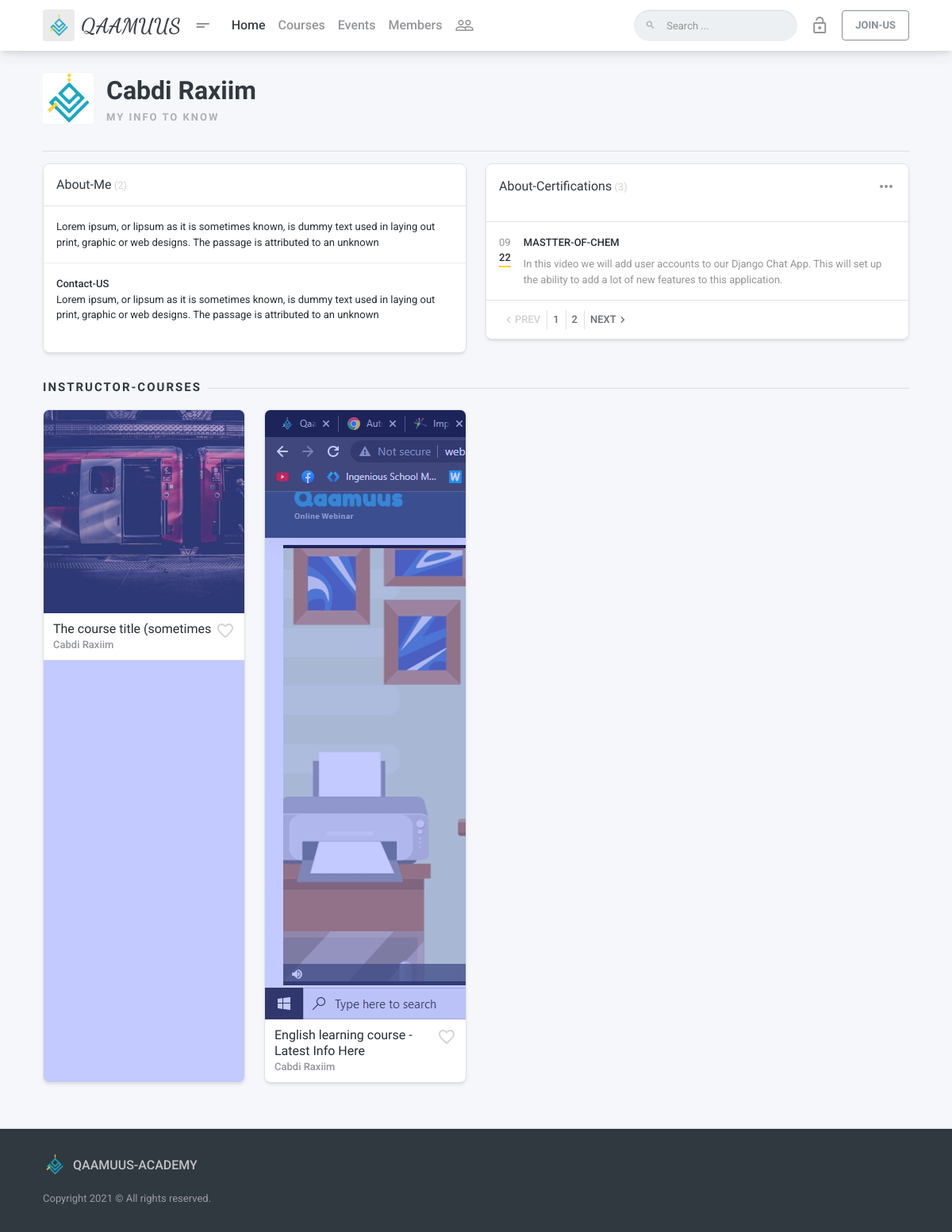
The app's page /instructor-info/1/Instructor/, older data.
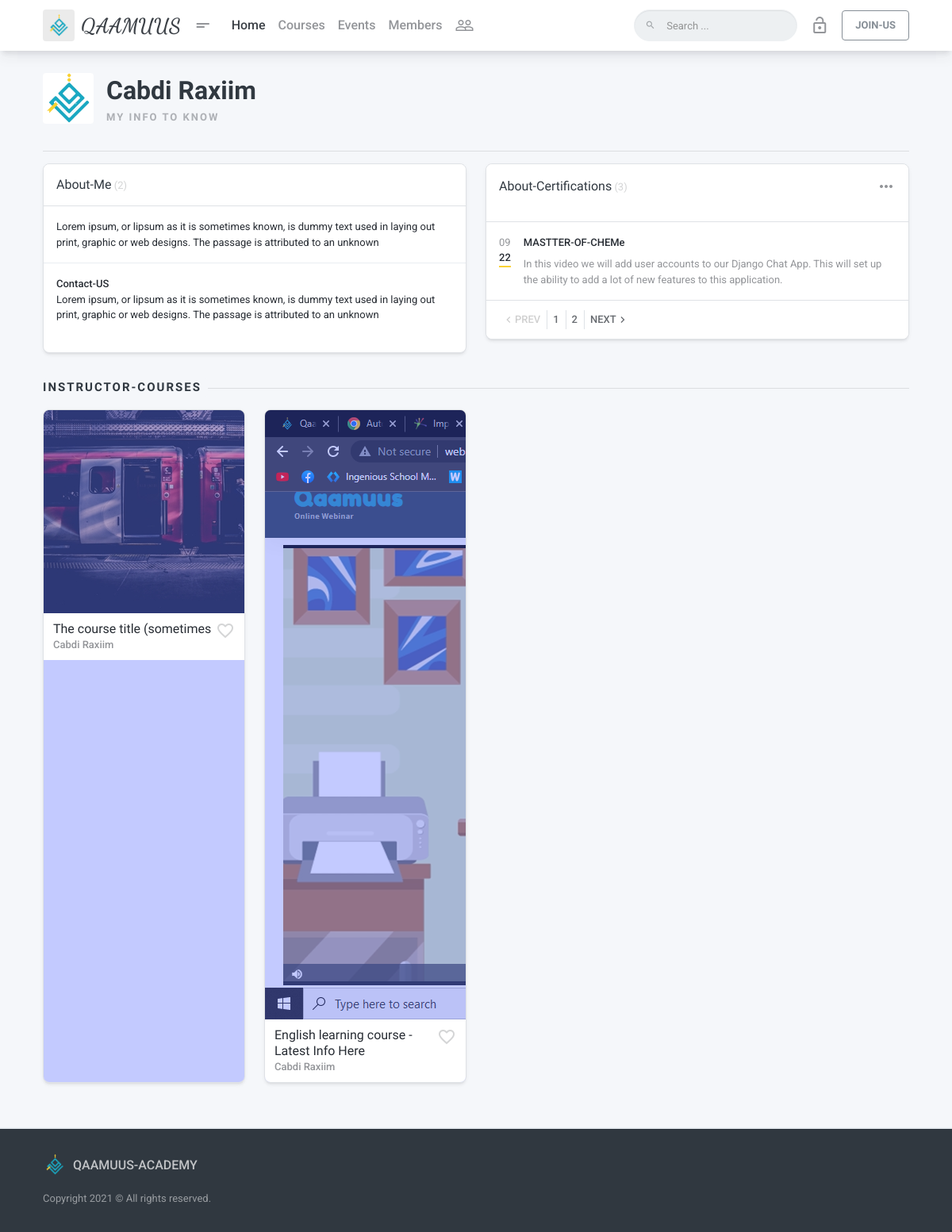
The same page, newer data.
### api/models.py (models this page shows, shortened)
class UserProfile(models.Model):
    user=models.OneToOneField(User,on_delete=models.CASCADE)
    number=models.CharField(max_length=16, default=0)
    profileImage=models.ImageField(upload_to='images/usrProfile',null=True,blank=True)
    password=models.CharField(max_length=255)
    email=models.CharField(max_length=255,unique=True)
    userTitle=models.CharField(max_length=255,null=True,blank=True)
    fullName=models.CharField(max_length=255)
    aboutMe=models.TextField(null=True,blank=True)
    stayedSeconds=models.IntegerField(default=0)
    facebook_link=models.CharField(max_length=3000,null=True,blank=True)
    twitter_link=models.CharField(max_length=3000,null=True,blank=True)
    third_link=models.CharField(max_length=3000,null=True,blank=True)
    learnedSeconds=models.IntegerField(default=0)
    status=models.BooleanField(default=True)
    contactMe=models.TextField(null=True,blank=True)
    referralCode=models.CharField(default='qReff_9002',max_length=10)
    userType=models.ForeignKey(UserTypes,on_delete=models.CASCADE,default=1)
    teacherPoints=models.FloatField(default=1)
    user_activated=models.BooleanField(default=True)
    def theImage(self):
        if self.profileImage:
            return mark_safe('<img src={} width="100px" >'.format(self.profileImage.url))
        else:
            return mark_safe('<img src={} width="100px" >'.format('https://st3.depositphotos.com/3581215/18899/v/450/depositphotos_188994514-stock-illustration-vector-illustration-male-silhouette-profile.jpg'))
    theImage.allow_tags=True

class InstructorCertification(models.Model):
    theUser=models.ForeignKey(UserProfile,on_delete=models.CASCADE)
    certificateName=models.CharField(max_length=255)
    certificateDesc=models.CharField(max_length=2655)
    certificateDate=models.DateField()

class QaCourses(models.Model):
    title=models.CharField(max_length=255)
    simDesc=models.TextField(null=True,blank=True)
    fullDesc=RichTextField()
    youLearn=RichTextField(null=True,blank=True)
    category=models.ForeignKey(CourseCategory,on_delete=models.CASCADE,null=True,blank=True)
    inrolledUsers=models.ManyToManyField(UserProfile,'inrolledU',null=True,blank=True)
    regularPrice=models.FloatField(default=0)
    showRegularPrice=models.BooleanField(default=True)
    saledPrice=models.FloatField(default=0)
    lessonCounts=models.IntegerField(default=0)
    itsFree=models.BooleanField(default=False)
    dateRegistred=models.DateField(auto_now=True)
    level=models.CharField(max_length=255,default='Standared')
    houres=models.CharField(max_length=255,default='0')
    status=models.BooleanField(default=True)
    prevVideo=models.CharField(max_length=255000)
    coverImage=models.ImageField(upload_to='images/courseImages/',blank=True,null=True)
    prevImage=models.ImageField(upload_to='images/courseImages/')
    instructor=models.ForeignKey(UserProfile,on_delete=models.CASCADE)
    searchKey=models.ManyToManyField(SearchKeys,blank=True,null=True)
    def courPrevIg(self):
        return mark_safe('<img src={} width="100px" >'.format(self.prevImage.url))
    courPrevIg.allow_tags=True

### a_system/views.py (the view)
# urls.py: path("instructor-info/<str:usrId>/<str:enc1>/",views.instructorInfo),
def instructorInfo(request,usrId,enc1):
    instructorInfo=UserProfile.objects.get(pk=usrId)
    if instructorInfo.userType == UserTypes.objects.get(pk=2):
        instructorCertification=InstructorCertification.objects.filter(theUser=instructorInfo)
        instructorCourses=QaCourses.objects.filter(instructor=instructorInfo)
        return render(request,'detail/instructor-detail.html',{'instructorCertification':instructorCertification,'instructorInfo':instructorInfo,'instructorCourses':instructorCourses})
    else:
        return redirect('/instructors/')

### templates/detail/instructor-detail.html (shortened to what this page needs)
{% extends user.is_authenticated|yesno:"authBase.html,unAuthBase.html" %}
{% load static %}
{% block content %}
{% if user.is_authenticated %}
{% else %}
<br><br><br>
{% endif %}
<div class="pt-32pt">
    <div  class="container page__container d-flex flex-column flex-md-row align-items-center text-center text-sm-left">
        <div class="flex d-flex flex-column flex-sm-row align-items-center mb-24pt mb-md-0">
            <div class="avatar avatar-lg mr-3">
                <a href=""><img src="{{instructorInfo.profileImage.url}}"
                         alt="avatar"
                         class="avatar-img rounded"></a>
            </div>
            <div class="mb-24pt mb-sm-0 mr-sm-24pt">
                <h2 class="mb-0">{{instructorInfo.fullName}}</h2>
                <ol class="breadcrumb p-0 m-0">
                    <li class="breadcrumb-item active">
                        {{instructorInfo.userTitle}}
                    </li>
                </ol>
            </div>
        </div>
    </div>
</div>
<div class="container page__container">
    <div class="page-section">
        <div class="row mb-lg-8pt">
            <div class="col-md-6">
                <div class="card">
                    <div class="card-header">
                        <div class="d-flex align-items-center">
                            <div class="flex">
                                <strong class="card-title">About-Me</strong>
                                <span class="text-20">(2)</span>
                            </div>
                        </div>
                    </div>
                    <div class="list-group list-group-flush">
                        <div class="list-group-item d-flex align-items-start p-16pt">
                            <div class="flex">
                                {{instructorInfo.aboutMe|safe}}
                                <br>
                            </div>
                        </div>
                        <div class="list-group-item d-flex align-items-start p-16pt">
                            <div class="flex">
                                <div><strong>Contact-US</strong></div>
                                {{instructorInfo.contactMe|safe}}
                                <br>
                            </div>
                        </div>
                    </div>
                </div>
            </div>
            <div class="col-md-6">
                <div class="card">
                    <div class="card-header">
                        <div class="d-flex align-items-center mb-16pt">
                            <div class="flex">
                                <strong class="card-title">About-Certifications</strong>
                                <span class="text-20">(3)</span>
                            </div>
                            <i class="material-icons text-50">more_horiz</i>
                        </div>
                    </div>
                    <div class="list-group list-group-flush">
                        {% for crt in instructorCertification %}
                            <div class="list-group-item d-flex align-items-start p-16pt">
                                <div class="d-flex flex-column mr-16pt">
                                    <small class="text-uppercase text-50">{{crt.certificateDate|date:'m'}}</small>
                                    <strong class="border-bottom-2 border-bottom-accent">{{crt.certificateDate|date:'y'}}</strong>
                                </div>
                                <div class="flex">
                                    <div class="mb-8pt"><strong>{{crt.certificateName}}</strong></div>
                                    <p class="mb-0 text-50">{{crt.certificateDesc}}</p>
                                </div>
                            </div>
                        {% endfor %}
                    </div>
                    <div class="card-footer">
                        <ul class="pagination justify-content-start pagination-xsm m-0">
                            <li class="page-item disabled">
                                <a class="page-link" href="#" aria-label="Previous">
                                    <span aria-hidden="true" class="material-icons">chevron_left</span>
                                    <span>Prev</span>
                                </a>
                            </li>
                            <li class="page-item">
                                <a class="page-link" href="#" aria-label="Page 1">
                                    <span>1</span>
                                </a>
                            </li>
                            <li class="page-item">
                                <a class="page-link" href="#" aria-label="Page 2">
                                    <span>2</span>
                                </a>
                            </li>
                            <li class="page-item">
                                <a class="page-link" href="#" aria-label="Next">
                                    <span>Next</span>
                                    <span aria-hidden="true" class="material-icons">chevron_right</span>
                                </a>
                            </li>
                        </ul>
                    </div>
                </div>
            </div>
        </div>
        <div class="page-separator">
            <div class="page-separator__text">Instructor-Courses</div>
        </div>
        <div class="row card-group-row">
            {% for course in instructorCourses %}
            <div class="col-md-6 col-lg-4 col-xl-3 card-group-row__col">
                <div class="card card-sm card--elevated p-relative o-hidden overlay overlay--primary-dodger-blue js-overlay mdk-reveal js-mdk-reveal card-group-row__card"
                        data-partial-height="44"
                        data-toggle="popover"
                        data-trigger="click">
                    <a href=""
                        class="js-image"
                        data-position="">
                        <img src="{{course.coverImage.url}}"
                                alt="course">
                        <span class="overlay__content align-items-start justify-content-start">
                        </span>
                    </a>
                    <div class="mdk-reveal__content">
                        <div class="card-body">
                            <div class="d-flex">
                                <div class="flex">
                                    <a class="card-title"
                                        href="student-course.html">{{course.title}}</a>
                                    <small class="text-50 font-weight-bold mb-4pt">{{course.instructor.fullName}}</small>
                                </div>
                                <a href="student-course.html"
                                    data-toggle="tooltip"
                                    data-title="Add Favorite"
                                    data-placement="top"
                                    data-boundary="window"
                                    class="ml-4pt material-icons text-20 card-course__icon-favorite">favorite_border</a>
                            </div>
                        </div>
                    </div>
                </div>
            </div>
            {% endfor %}
        </div>
    </div>
</div>
{% endblock %}

### templates/unAuthBase.html (shortened to what this page needs)
{% load static %}
<!DOCTYPE html>
<html lang="en" dir="ltr">
<head>
    <link type="text/css" href="{% static "vendor/spinkit.css" %}" rel="stylesheet">
    <link type="text/css" href="{% static  "vendor/perfect-scrollbar.css" %}" rel="stylesheet">
    <link type="text/css" href="{% static "css/material-icons.css" %}" rel="stylesheet">
    <link type="text/css" href="{% static "css/fontawesome.css" %}" rel="stylesheet">
    <link type="text/css" href="{% static "css/preloader.css" %}" rel="stylesheet">
    <link type="text/css" href="{% static "css/app.css" %}" rel="stylesheet">
    <link type="text/css" href="{% static "vendor/dragula/dragula.min.css" %}" rel="stylesheet">
</head>
<body class="layout-sticky-subnav layout-learnly ">
    <div class="mdk-header-layout js-mdk-header-layout">
        <div id="header" class="mdk-header js-mdk-header mb-0" data-fixed data-effects="waterfall">
            <div class="mdk-header__content">
                <div class="navbar navbar-expand navbar-light bg-white navbar-shadow" id="default-navbar" data-primary>
                    <div class="container page__container">
                        <a href="#" class="navbar-brand mr-16pt">
                            <span class="avatar avatar-sm navbar-brand-icon mr-0 mr-lg-8pt">
                                <span style="background-image: url(/static/images/logo/logo-4.png)" class="avatar-title rounded bg-primary">
                                    <img src="{% static "images/logo/logo-4.png" %}" alt="logo"
                                        class="img-fluid" /></span>
                            </span>
                            <span style="font-family: 'Dancing Script', cursive;font-weight: bolder;" class="d-none d-lg-block">QAAMUUS</span>
                        </a>
                        <button class="navbar-toggler w-auto mr-16pt d-block rounded-0" type="button"
                            data-toggle="sidebar">
                            <span class="material-icons">short_text</span>
                        </button>
                        <ul class="nav navbar-nav d-none d-sm-flex flex justify-content-start ml-8pt">
                            <li class="nav-item active">
                                <a href="/" class="nav-link">Home</a>
                            </li>
                            <li class="nav-item">
                                <a href="/qa-courses/" class="nav-link">Courses</a>
                            </li>
                            <li class="nav-item">
                                <a href="/events/" class="nav-link">Events</a>
                            </li>
                            <li class="nav-item dropdown">
                                <a href="#" class="nav-link dropdown-toggle" data-toggle="dropdown"
                                    data-caret="false">Members</a>
                            </li>
                            <li class="nav-item dropdown" data-toggle="tooltip" data-title="Community"
                                data-placement="bottom" data-boundary="window">
                                <a href="#" class="nav-link dropdown-toggle" data-toggle="dropdown" data-caret="false">
                                    <i class="material-icons">people_outline</i>
                                </a>
                            </li>
                        </ul>
                        <form class="search-form form-control-rounded navbar-search d-none d-lg-flex mr-16pt"
                            action="index.html" style="max-width: 230px">
                            <button class="btn" type="submit"><i class="material-icons">search</i></button>
                            <input type="text" class="form-control" placeholder="Search ...">
                        </form>
                        <ul class="nav navbar-nav ml-auto mr-0">
                            <li class="nav-item">
                                <a href="/sing-in/" class="nav-link" data-toggle="tooltip" data-title="Login"
                                    data-placement="bottom" data-boundary="window"><i
                                        class="material-icons">lock_open</i></a>
                            </li>
                            <li class="nav-item">
                                <a href="/register-nu/" class="btn btn-outline-secondary">Join-US</a>
                            </li>
                        </ul>
                    </div>
                </div>
            </div>
        </div>
        {% block content %}
        {% endblock %}
        <div class="bg-dark border-top-2 mt-auto">
            <div class="container page__container page-section d-flex flex-column">
                <p style="font-size: medium;" class="text-white-70 brand mb-24pt">
                    <img class="brand-icon" src="{% static "images/logo/white-100@2x.png" %}" width="30" alt="QAAMUUS"> QAAMUUS-ACADEMY
                </p>
                <p class="text-white-50 small mt-n1 mb-0">Copyright 2021 &copy; All rights reserved.</p>
            </div>
        </div>
    </div>
</body>
</html>

Row changes from the older to the newer data that the page shows:
changed InstructorCertification: certificateName "MASTTER-OF-CHEM" → "MASTTER-OF-CHEMe"
